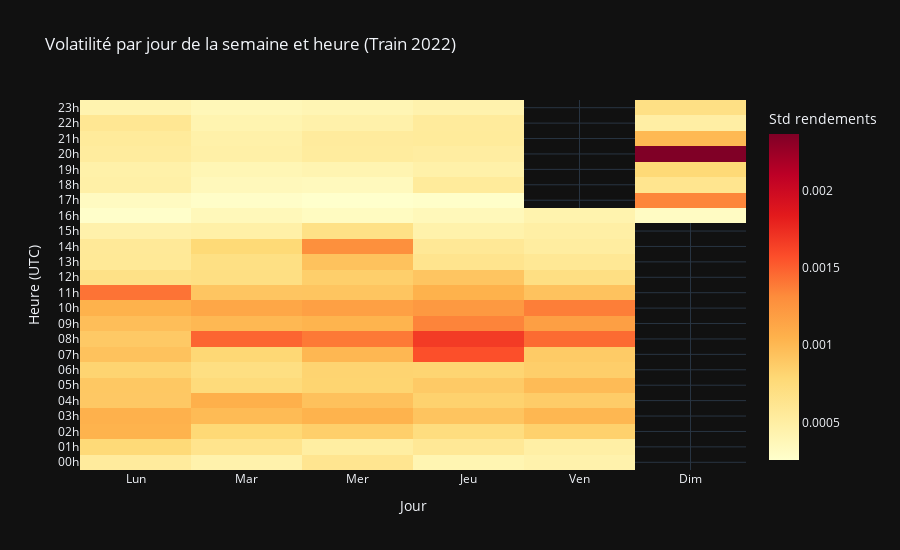

This figure's notebook cell:
### Markdown cell above
### 4.3 - Heatmap volatilité (Jour x Heure)

### Code cell
train_vol = df_train.dropna(subset=['return_1']).copy()

vol_pivot = train_vol.groupby(['day_of_week', 'hour'])['return_1'].std().reset_index()
vol_pivot = vol_pivot.pivot(index='hour', columns='day_of_week', values='return_1')

day_names = ['Lun', 'Mar', 'Mer', 'Jeu', 'Ven', 'Sam', 'Dim']
# Ne garder que les colonnes existantes
existing_days = [d for d in range(7) if d in vol_pivot.columns]
vol_pivot = vol_pivot[existing_days]
col_labels = [day_names[d] for d in existing_days]

fig = go.Figure(data=go.Heatmap(
    z=vol_pivot.values,
    x=col_labels,
    y=[f'{h:02d}h' for h in vol_pivot.index],
    colorscale='YlOrRd',
    colorbar_title='Std rendements',
))

fig.update_layout(
    title='Volatilité par jour de la semaine et heure (Train 2022)',
    xaxis_title='Jour',
    yaxis_title='Heure (UTC)',
    height=550,
)
fig.show()

### Figure 1 — Plotly figure (JSON) as saved in the notebook; plotly's stock layout.template omitted (floating-point values rounded to 4 significant figures; data arrays with more than 128 entries replaced by an {"elided": "..."} marker saying what was removed)
{"data": [{"colorbar": {"title": {"text": "Std rendements"}}, "colorscale": [[0, "rgb(255,255,204)"], [0.125, "rgb(255,237,160)"], [0.25, "rgb(254,217,118)"], [0.375, "rgb(254,178,76)"], [0.5, "rgb(253,141,60)"], [0.625, "rgb(252,78,42)"], [0.75, "rgb(227,26,28)"], [0.875, "rgb(189,0,38)"], [1, "rgb(128,0,38)"]], "type": "heatmap", "x": ["Lun", "Mar", "Mer", "Jeu", "Ven", "Dim"], "y": ["00h", "01h", "02h", "03h", "04h", "05h", "06h", "07h", "08h", "09h", "10h", "11h", "12h", "13h", "14h", "15h", "16h", "17h", "18h", "19h", "20h", "21h", "22h", "23h"], "z": {"elided": "24x6 float values"}}], "layout": {"height": 550, "title": {"text": "Volatilité par jour de la semaine et heure (Train 2022)"}, "xaxis": {"title": {"text": "Jour"}}, "yaxis": {"title": {"text": "Heure (UTC)"}}}}
